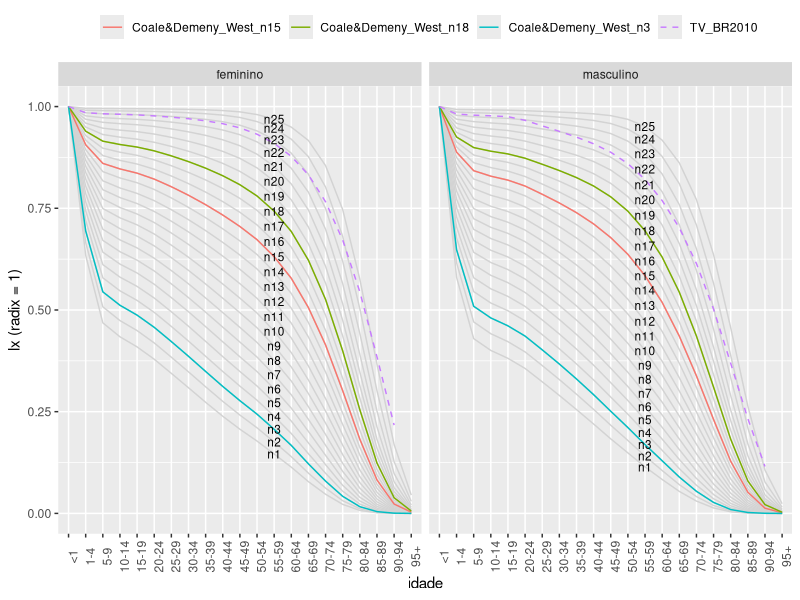

Reproduce this figure in R.

library(tibble)   # tribble
library(dplyr)    # mutate, transmute, ...
library(tidyr)    # pivot_longer, pivot_wider
library(ggplot2)  # ggplot, geom_line, facet_wrap, ...


## Coale & Demeny West Female Table
lx_west_female <- tribble(
    ~idade, ~n1, ~n2, ~n3, ~n4, ~n5, ~n6, ~n7, ~n8, ~n9, ~n10, ~n11, ~n12, ~n13, ~n14, ~n15, ~n16, ~n17, ~n18, ~n19, ~n20, ~n21, ~n22, ~n23, ~n24, ~n25,
    "0",1,1,1,1,1,1,1,1,1,1,1,1,1,1,1,1,1,1,1,1,1,1,1,1,1,
    "1",0.63444576156,0.66600679776,0.69443807444,0.72026293424,0.74388301408,0.76561315612,0.78570859648,0.80437156132,0.82177757072,0.8380620052,0.8533516382,0.86774307816,0.88120656228,0.893955513242331,0.906058303286453,0.917687051330823,0.928831391467264,0.939480775554604,0.949637305866833,0.959306371080035,0.968828720349441,0.977176716757063,0.984699447041673,0.990942506559241,0.995544922983919,
    "5",0.468360949406297,0.507761947219212,0.544562330219908,0.579062402438027,0.611511703633229,0.642119509240694,0.671068626393251,0.698508256218783,0.724580750831115,0.749393506870836,0.773060282711157,0.795663963517496,0.817475640696605,0.840117139846358,0.860356510155994,0.87953167740773,0.897706326068912,0.91494383554056,0.931322525386227,0.94691550949291,0.961260847454524,0.972590233732232,0.982295013245734,0.989915266002132,0.99522123327378,
    "10",0.434086134078148,0.473962652070875,0.511558519121757,0.54710203554957,0.580787765418741,0.61278233819249,0.643235333795346,0.672269234039261,0.700005784353532,0.726534797048125,0.751957065342626,0.776343749849522,0.799932640276806,0.824559553264191,0.846723366919306,0.867773193525725,0.887768055256039,0.906769502940974,0.924858042426656,0.942110442041313,0.957973845724345,0.97042089133412,0.981028559177848,0.989293197017307,0.994984763660996,
    "15",0.409245662187984,0.449294949615965,0.487320791157807,0.523498755572251,0.557982333716348,0.590905692278219,0.622392639995791,0.652544612426717,0.68146677628026,0.709234663800244,0.735938233765364,0.761638824760697,0.786561232863871,0.812771851844969,0.836334062697354,0.858765221923826,0.880118307845757,0.900450859993073,0.919842444556781,0.938370188549651,0.955340740855171,0.968657905764612,0.979980764141136,0.988766624555165,0.994778407143956,
    "20",0.378961474706503,0.418994567800666,0.45733583991673,0.494097841058544,0.529384207474199,0.563289131265679,0.595904223066087,0.627304323956827,0.657573302220601,0.68676823565288,0.714964768015698,0.742211253951551,0.768699124662184,0.796313343245938,0.821683871062759,0.845913346780291,0.8690429279277,0.891121233711108,0.912223427445547,0.932424612990159,0.951111776947723,0.965787477701379,0.978226260782616,0.987852277532744,0.994402183589486,
    "25",0.344135923214708,0.383861815067095,0.422303484230657,0.45950293441709,0.495506882548276,0.530363055489393,0.564124976166006,0.596835583055085,0.628552716915639,0.659310715046272,0.689167174425977,0.718154031191198,0.746422158974467,0.775384087658935,0.802908877369353,0.829302608956631,0.854588298734276,0.878799903152896,0.902003641343222,0.924269014902087,0.945081250194616,0.961767921456091,0.975723347597056,0.986516675081742,0.993835102562505,
    "30",0.308820314586812,0.347897377461508,0.386134604999317,0.423505627530952,0.460000587831435,0.495619978077574,0.530377766560929,0.564283184549991,0.597365987022796,0.629635700703595,0.66112975718595,0.691861641271477,0.721938270203203,0.752251057949137,0.781972672641169,0.810613636082994,0.838173593081518,0.864666142653801,0.890142935697933,0.914662568308811,0.937815347883545,0.956801020182839,0.97255252875734,0.984770066450748,0.993061604946507,
    "35",0.273118349204317,0.311166729375326,0.348855290359527,0.386093581586091,0.422817074158091,0.458979378861638,0.494554225331794,0.529515867398928,0.563864243272714,0.597582190585357,0.630684924785201,0.66316543838926,0.695083075991721,0.726928974936353,0.758829259793238,0.789753865218342,0.819674599821252,0.848579021108488,0.876497898935813,0.903472407278667,0.929204633445044,0.950626344813428,0.968488398045549,0.982442317167479,0.99197595252982,
    "40",0.23873768430172,0.275347771662087,0.312082571051808,0.348798107684709,0.385382257716483,0.421746374447363,0.457826764287047,0.49356435176013,0.528929865259798,0.56387959094507,0.598406023967439,0.63248100188285,0.666115303316848,0.699487863185733,0.733364151229663,0.766437207932855,0.79864874183004,0.829955621461084,0.86036120785074,0.889881611788212,0.91833300075333,0.942416130651165,0.962808272651399,0.978973349187383,0.990213327591018,
    "45",0.206898367553849,0.241681144211586,0.277043814429416,0.312803942379229,0.348813021179811,0.384948485557851,0.421115308847987,0.457225639265493,0.493224080561606,0.529042744648061,0.564652736746148,0.600005771455395,0.635066022632021,0.669754656730418,0.705214521367833,0.740109806823563,0.774354813984145,0.807875238090143,0.840643416678674,0.872644482076531,0.903749180156887,0.930790130854913,0.954217795537249,0.973261666725348,0.98696205641873,
    "50",0.177770996510456,0.210341507315842,0.243890700586796,0.278214514338105,0.313141384071544,0.348525394193647,0.384248467414194,0.420200656888251,0.456305456287318,0.492475049478626,0.528662070882458,0.564800699421814,0.600812958091367,0.636330976354249,0.672821353605008,0.709037261107005,0.744873399198402,0.780229171365405,0.815047220056304,0.849280052368999,0.882900402167471,0.913176840689445,0.940213777224647,0.963026109572747,0.980350199393539,
    "55",0.145975043824641,0.175597794065015,0.206611289809793,0.238803174432789,0.271988652084164,0.306005575797136,0.340717723594908,0.375996478364183,0.411746114894773,0.447860115537642,0.484272763094892,0.520900539482847,0.557620202526002,0.593763261008133,0.631023399750598,0.668381481798174,0.705717734130169,0.742907629778405,0.779863492504806,0.816501818314151,0.852841185264296,0.887031460062942,0.918658114070802,0.94652757919741,0.969027383852893,
    "60",0.113587240847696,0.139474691526992,0.167115462050598,0.196310673042483,0.226880013498381,0.258659445759381,0.291505971983532,0.325281570858169,0.359878208864438,0.395176520523367,0.431096343848949,0.467539863537481,0.504341343470107,0.540460437680075,0.577881250107058,0.615843086241726,0.654222921982949,0.69288112876393,0.731705118993279,0.770577504149827,0.809678170107436,0.848286064143164,0.885439140209521,0.919810322913534,0.949465461722011,
    "65",0.0779668950959475,0.0988258749827405,0.12174584968427,0.146573318108746,0.173158970655644,0.201358729337912,0.231040406471372,0.262071083022774,0.294341380780409,0.327728393380067,0.362143844319699,0.397481052730832,0.433533956255605,0.46887908988147,0.505673856516076,0.543573356564644,0.582467935616266,0.622216300648943,0.662689813103978,0.703741451001962,0.74563032966533,0.789501509490886,0.833660413827783,0.876755062950665,0.916581243789729,
    "70",0.0470506405024493,0.0621432517146755,0.0793354728864652,0.0985541082048905,0.119714608848269,0.142724633079919,0.167491837732357,0.193915303120532,0.221907635876793,0.251364471883368,0.28220749423423,0.31433858329484,0.347537675221419,0.379938063336694,0.414035279775541,0.449774188635426,0.487089531811575,0.525871178337013,0.566004929397969,0.607342239915421,0.65036872074313,0.698515749989326,0.749394690938427,0.802133932227154,0.854766800392218,
    "75",0.0221684053920912,0.0311600485903683,0.0419434151900285,0.0545444216618808,0.0689669394783251,0.085196697075546,0.103208321838719,0.122960553756289,0.144413915925688,0.167508843647385,0.192199878367497,0.218420674225088,0.245975858796118,0.272783223743456,0.301388590232902,0.332015306618591,0.364673812087322,0.399323627648676,0.435905508980451,0.474312267363316,0.51523427307362,0.564633277869275,0.619660840950161,0.680618097187722,0.746673474236998,
    "80",0.00732598920807079,0.0113047397594389,0.016438314755029,0.0228196054992297,0.0305220105617721,0.0396008683283948,0.050097271003426,0.0620354335935317,0.0754335803696726,0.0902909642659026,0.106609880769587,0.12437368250882,0.143456202172261,0.162104880208973,0.182247286163336,0.204352879720415,0.228511978988516,0.254772938616741,0.283161455778392,0.313654599795329,0.347020258280922,0.390614533517729,0.442011019525173,0.503149650087724,0.575435365019613,
    "85",0.00162413505038006,0.00275829925064598,0.00435877066841908,0.00650982345628856,0.00929140295188504,0.0127776645122825,0.0170368961120424,0.0221292507905158,0.0281104206175014,0.0350253131178657,0.0429175418473304,0.0518188870376692,0.0616938183986113,0.071484665225327,0.0822723261812461,0.0944940839261368,0.108285301543103,0.123762286434681,0.141029461271215,0.160159820500975,0.181831875372298,0.212616671316956,0.251426061315928,0.301515201578838,0.366799330071358,
    "90",0.000172882557401547,0.000333276067243316,0.000588389716506946,0.000969353142553717,0.0015103869730245,0.00224800809512885,0.00322045564317527,0.0044665959231094,0.00602623996365393,0.00793800470162446,0.0102413463953965,0.012973195163718,0.0161469124627983,0.0193811485709826,0.0230552307501405,0.0273949809765546,0.0325028710227069,0.0384829894463554,0.0454424560341903,0.0534819049278467,0.0630135347656203,0.077843429493963,0.098131129138154,0.127004157492453,0.169262465207974,
    "95",0.00000618126399727685,0.0000140502352039618,0.0000286837177554284,0.0000537898376991005,0.0000941706509476873,0.000155780731401453,0.000245767234235537,0.000372425566885522,0.00054525928942431,0.000774753066329158,0.00107258638597441,0.00145118906573501,0.00192015825558574,0.00241987706002726,0.00301343821412668,0.00375364318455215,0.00467428852118326,0.00581396068844411,0.00721667148136136,0.00893016716564189,0.0110863612413817,0.0148024489177717,0.0204368437440494,0.0294998055279815,0.0448479166843185
)

## Coale & Demeny West Male Table
lx_west_male <- tribble(
    ~idade, ~n1, ~n2, ~n3, ~n4, ~n5, ~n6, ~n7, ~n8, ~n9, ~n10, ~n11, ~n12, ~n13, ~n14, ~n15, ~n16, ~n17, ~n18, ~n19, ~n20, ~n21, ~n22, ~n23, ~n24, ~n25,
    "0",1,1,1,1,1,1,1,1,1,1,1,1,1,1,1,1,1,1,1,1,1,1,1,1,1,
    "1",0.58049766038,0.6161452092,0.64826294576,0.67743500634,0.70411607322,0.72865975498,0.75135921514,0.77243970366,0.79209799062,0.81049728764,0.82776256762,0.8440215917,0.859845453367668,0.874883458468235,0.888055778716697,0.900852983627191,0.913237547670869,0.925186968263735,0.936671333005335,0.947683268619837,0.958680750416065,0.9690200418034,0.97839381250045,0.986529910721376,0.992893667171821,
    "5",0.429571292685077,0.470624990071738,0.509067670734534,0.545179123594612,0.579202655761036,0.61134057985521,0.641780120879294,0.670665248839711,0.698136688628905,0.72431658482177,0.749294308986372,0.773180446408687,0.79846268529548,0.821966448627214,0.842369586581117,0.862051884557836,0.881000444579342,0.899228502813804,0.916737187792765,0.93355742637061,0.949387020594024,0.963033176734909,0.975001916632832,0.984926638952758,0.992314914734876,
    "10",0.400538273474059,0.44161734995643,0.480419409366141,0.517153049282893,0.552006775756775,0.585139969780263,0.616706368065491,0.646822618872768,0.675608007007558,0.703167360442375,0.729574923986421,0.754930582233556,0.781926651218862,0.807029453186083,0.828905999059428,0.850083014737147,0.870536735676534,0.890272004685602,0.909281253582517,0.927590105634545,0.944824528036515,0.959710383233357,0.972802502628941,0.983653991905198,0.991711747170695,
    "15",0.381119930695723,0.422077669781735,0.460995969898029,0.49803671337573,0.533351773546335,0.567071365204334,0.59932607593191,0.630213440984409,0.659837479058001,0.688290517606341,0.715635808025789,0.74196521602135,0.770199598361517,0.796328241317667,0.81916929960461,0.841341758605927,0.862813423451031,0.883581954867979,0.903632083058174,0.922983891751058,0.941183430317313,0.956987361249115,0.970938745416583,0.982527870407977,0.991146182784926,
    "20",0.356291587652807,0.396906455340772,0.4357920829474,0.473053116000841,0.508795920285922,0.543114058015967,0.576108634665268,0.607852663334624,0.638430301590797,0.667917454597706,0.696362892846957,0.723847642157769,0.753233104610792,0.780604822825689,0.804641797345199,0.828071826439553,0.850850149998992,0.872962769399412,0.894381576789789,0.915116376665149,0.934712245451122,0.951948630949428,0.96730828721478,0.98018251052991,0.989857277890968,
    "25",0.323386988032438,0.36335264810705,0.402019306812614,0.439417936335889,0.47559531304222,0.510596295780978,0.544482221838719,0.577292668215833,0.60908432343646,0.639910124915603,0.669798448840577,0.698814747089994,0.729694514864653,0.758713697135088,0.784398503511145,0.809566699656655,0.834156138865844,0.858136645662659,0.881462260511741,0.904128460283924,0.92571218597349,0.944961152645446,0.962295201091559,0.976964139357663,0.988104826790113,
    "30",0.289871097593737,0.328919209063225,0.367135960051928,0.404480663490305,0.440940614263513,0.476510981790837,0.51121165340705,0.545046789406796,0.578043419160589,0.610229297619023,0.641610187961581,0.672233875243744,0.7047009328505,0.735488997801149,0.762980318329111,0.790054854208692,0.816632044086531,0.84266483091742,0.86808868117279,0.892884430038556,0.916593718968172,0.937982063216707,0.95738283112269,0.973891293243834,0.986491135076871,
    "35",0.25516465099642,0.292922710195337,0.330361445176884,0.367372155841723,0.403883775987519,0.43984138474979,0.475221975349584,0.509992357911547,0.544147565064482,0.577687702078301,0.61059338564783,0.642892248870261,0.677035526412815,0.709752508114733,0.739190855742855,0.768340012236909,0.797099392776228,0.825403228779513,0.853166066732825,0.880351889685412,0.906372653381546,0.930156088619591,0.951876596274909,0.970452379299924,0.984691111245811,
    "40",0.219613969784273,0.255584376306881,0.291779869509237,0.328032691097482,0.364218603211339,0.400235330090509,0.436017848927025,0.471495510438108,0.506630298902514,0.541393137135844,0.575737703553084,0.609669357488705,0.645471834658983,0.680063466075584,0.711501994449913,0.742828126170152,0.773919547297263,0.80468896331426,0.835025969116088,0.864873236832061,0.893528417179131,0.920146225588005,0.944679687607707,0.965833653606208,0.982186190038691,
    "45",0.183159466220904,0.21669433904766,0.251018627336157,0.285920187731785,0.321231361571296,0.356808892980276,0.392549401396972,0.428346911533906,0.464130938894101,0.499842912275907,0.535408762223699,0.570809985921382,0.60816958806755,0.644541688377723,0.677850560413295,0.711303480293655,0.744757594657304,0.778102592737,0.811198983577237,0.843962056121138,0.875448130527047,0.905510305084794,0.933644650131624,0.958307160908167,0.977760708356498,
    "50",0.148722834858222,0.179178110796341,0.210926225809576,0.24373611575768,0.277416319754254,0.311797863951567,0.346750427653852,0.382141831673347,0.417875662807343,0.453868722596918,0.490023181735641,0.526298749334797,0.56469775386559,0.602150360143969,0.636761264299122,0.671845385522861,0.707248186123106,0.742841635206049,0.77845930604549,0.813987394146804,0.84832694440912,0.882345223331841,0.914959770480875,0.944407731835787,0.968587963005674,
    "55",0.114352855977851,0.140884626233076,0.169151174852423,0.198930210131491,0.230028452685193,0.262268798630735,0.295507451973863,0.32959705892556,0.364423355579641,0.399884669211653,0.435864536731125,0.472303689339182,0.511210979816249,0.54896783954614,0.584238765678483,0.620385322561001,0.657254496710992,0.694710691331774,0.732567777665767,0.770685871718668,0.80777606757692,0.846254937284948,0.884316055812522,0.920070576510739,0.951081648129575,
    "60",0.0833910078477239,0.105356623804179,0.129326461898553,0.155118929429443,0.182567016066973,0.211510173655722,0.24181199195628,0.273328570811397,0.305943122207787,0.339548538842692,0.37402174181284,0.409293025272079,0.447295652795493,0.483981773017671,0.518660293176259,0.554626648579676,0.591749460183057,0.629904171942343,0.668903159153759,0.70859436140952,0.747792340212486,0.790449822689203,0.83423914413253,0.87740042226564,0.917419181979961,
    "65",0.0540445399587125,0.0706562207958936,0.0893591710488994,0.110043547803087,0.132597331470985,0.156902847798622,0.182854051982426,0.210331651753401,0.239234184587963,0.269464652205858,0.300907918238157,0.333494513026633,0.368958066828449,0.403067630212791,0.435773263932977,0.470181397064317,0.506204209300098,0.543749650527108,0.582650908397369,0.622762414180791,0.663117718230272,0.709424572508279,0.75897378025079,0.810441707970049,0.861598861650464,
    "70",0.0302450485065983,0.0413375623988108,0.0543263534696255,0.0691906988802787,0.0858943728309808,0.104385196972204,0.12460999309733,0.146497007093112,0.169981399122108,0.194996339354455,0.221454767426731,0.249303655181849,0.279977971228925,0.309413585394995,0.338102287363646,0.368779881075305,0.401423757338923,0.435999049430036,0.472390802266279,0.510489934495139,0.549713709582074,0.597258534059226,0.650464247201439,0.708899947180792,0.77130579060264,
    "75",0.0133726867705975,0.0194478507225404,0.0269447787049672,0.0359207139888206,0.0464131668141788,0.0584400586220278,0.0720100391492714,0.0871115817597752,0.103730760711036,0.121846347105582,0.141416798708525,0.162420764845814,0.185855829925799,0.208400747849447,0.230800790380465,0.255215444803322,0.281696180010212,0.310280384770286,0.340931723747839,0.373607598575634,0.408146922148746,0.452629658648051,0.504825417236125,0.565678979448192,0.635710733021052,
    "80",0.00389651834603932,0.00627203187831555,0.00944547332445906,0.0135069567984807,0.0185336326738208,0.0245886058940673,0.031725433557097,0.0399821589008003,0.0493905053283778,0.0599736277844476,0.071738267339345,0.0846990747564823,0.0994480593946704,0.113704713030776,0.128211334684739,0.144397982406148,0.162371603783948,0.182230736142426,0.204020665883529,0.227776330368253,0.253653140699957,0.2892388239996,0.333277381602408,0.388093165071281,0.456430336570456,
    "85",0.000773212824231666,0.00137092498112124,0.00224528791551261,0.00345649674584748,0.00506394429271255,0.00712448032502394,0.00969276083429575,0.0128181772537318,0.0165473611455608,0.0209229094818142,0.0259794538092733,0.0317536114838052,0.0385218448864716,0.0451581364872569,0.0521171909263707,0.0601166455255642,0.0692707244726678,0.0796958189489616,0.0914848878191209,0.10472694051097,0.119696582046786,0.141789402346656,0.170922577127521,0.210089879264835,0.26368242068571,
    "90",0.0000723590154315557,0.000145553213773118,0.0002662088332661,0.000451867066748717,0.000722398867834514,0.00109951876319344,0.00160659699460842,0.00226777833360432,0.00310816025836259,0.00415327313381213,0.00542778759247294,0.00695770192205581,0.00883026231938016,0.0107156550277211,0.012772559503725,0.015231198667003,0.0181587751280966,0.0216294700818169,0.0257156796008546,0.0304935705396065,0.0361549312090591,0.0452034028738185,0.0581098441437849,0.0771803770157088,0.106414309087131,
    "95",0.00000225190664918348,0.00000532741631967915,0.0000112410957271001,0.0000216733852024214,0.0000388554719470384,0.0000656097875458697,0.000105394523316254,0.000162278566125876,0.000240980225355301,0.000346841640623338,0.000485693117853551,0.000664077561941559,0.00089610642257287,0.00113992333074812,0.00141999689793955,0.00177226940549012,0.00221414663118222,0.00276645238040612,0.0034523588548578,0.00429844327459112,0.00536285782437546,0.00722875702742187,0.0101680096500026,0.0150620375698094,0.0237291642809883
)

## Tábua de vida masculina do Brasil em 2010
tvbr2010_male <- tribble(
    ~idade, ~populacao, ~obitos, ~mxn, ~x, ~qxn, ~lx, ~dxn, ~Lxn, ~Tx, ~ex,
    "Menos de 1 ano",1378532,25588.2667163595,0.0185619678878398,0,0.01826,100000,1826,98348,7020533,70.21,
    "1 a 4 anos",5638455,4108.84139745182,0.000728717600380215,1,0.00291,98174,286,392012,6922185,70.51,
    "5 a 9 anos",7624144,2569.61227102366,0.000337036167079695,5,0.00168,97889,165,489032,6530174,66.71,
    "10 a 14 anos",8725413,3729.78012260246,0.0004274617284709,10,0.00214,97724,209,488098,6041142,61.82,
    "15 a 19 anos",8558868,15965.1709974369,0.0018653367475041,15,0.00928,97515,905,485314,5553044,56.95,
    "20 a 24 anos",8630229,24378.7493400855,0.0028248090914025,20,0.01403,96610,1355,479663,5067730,52.46,
    "25 a 29 anos",8460995,24047.2189213004,0.00284212659637553,25,0.01411,95255,1344,472915,4588067,48.17,
    "30 a 34 anos",7717658,23575.2546724307,0.00305471616809539,30,0.01516,93911,1423,465996,4115152,43.82,
    "35 a 39 anos",6766664,24179.647446127,0.00357334832143682,35,0.01771,92488,1638,458343,3649155,39.46,
    "40 a 44 anos",6320568,29259.9254379974,0.00462931898493892,40,0.02288,90850,2079,449052,3190812,35.12,
    "45 a 49 anos",5692014,36575.2892105618,0.00642572017752623,45,0.03162,88771,2807,436837,2741761,30.89,
    "50 a 54 anos",4834995,44698.8345359139,0.009244856413691,50,0.04518,85964,3884,420110,2304923,26.81,
    "55 a 59 anos",3902344,50957.5401326354,0.0130581876258565,55,0.06323,82080,5190,397426,1884814,22.96,
    "60 a 64 anos",3041035,55298.8354940522,0.0181842154049697,60,0.08697,76890,6687,367735,1487387,19.34,
    "65 a 69 anos",2224065,59400.3028312914,0.0267079886744728,65,0.12518,70203,8788,329047,1119653,15.95,
    "70 a 74 anos",1667372,67055.8308106221,0.0402164788725144,70,0.18271,61415,11221,279023,790606,12.87,
    "75 a 79 anos",1090517,66656.020859603,0.0611233211949955,75,0.26511,50194,13307,217703,511583,10.19,
    "80 a 84 anos",668623,60517.3834477199,0.0905104721909356,80,0.36905,36887,13613,150403,293880,7.97,
    "85 a 89 anos",310759,41957.8262396213,0.135017252081585,85,0.50472,23274,11747,87003,143477,6.16,
    "90 anos e mais",153740,31380.9199866573,0.204116820519431,90,1,11527,11527,56473,56473,4.9
    )


## Tábua de vida feminina do Brasil em 2010
tvbr2010_female <- tribble(
    ~idade, ~populacao, ~obitos, ~mxn, ~x, ~qxn, ~lx, ~dxn, ~Lxn, ~Tx, ~ex,
    "Menos de 1 ano",1334712,20527.2863359099,0.0153795622845302,0,0.01517,100000,1517,98628,7738217,77.38,
    "1 a 4 anos",5444459,3467.17123487435,0.000636825667136873,1,0.00254,98483,250,393306,7639589,77.57,
    "5 a 9 anos",7345231,1923.65542679923,0.000261891753547196,5,0.00131,98233,129,490842,7246283,73.77,
    "10 a 14 anos",8441348,2444.12197214965,0.000289541667059533,10,0.00145,98104,142,490166,6755441,68.86,
    "15 a 19 anos",8432004,4389.44282621798,0.000520569348190297,15,0.0026,97962,255,489174,6265275,63.96,
    "20 a 24 anos",8614963,5489.0032488777,0.000637147628942539,20,0.00318,97708,311,487761,5776100,59.12,
    "25 a 29 anos",8643419,6856.87407389215,0.000793305759432945,25,0.00396,97397,386,486020,5288339,54.3,
    "30 a 34 anos",8026854,8600.02499146661,0.00107140667956171,30,0.00534,97011,518,483760,4802319,49.5,
    "35 a 39 anos",7121915,10361.8285891158,0.00145492168737141,35,0.00725,96493,699,480716,4318559,44.76,
    "40 a 44 anos",6688796,14424.2520316327,0.00215647958640579,40,0.01072,95794,1027,476399,3837843,40.06,
    "45 a 49 anos",6141338,20408.7777823603,0.00332318100426328,45,0.01648,94766,1562,469927,3361444,35.47,
    "50 a 54 anos",5305407,25911.6663993569,0.00488401104747607,50,0.02413,93205,2249,460401,2891517,31.02,
    "55 a 59 anos",4373877,31287.295322306,0.00715321791680607,55,0.03514,90956,3196,446790,2431116,26.73,
    "60 a 64 anos",3468085,36899.5716470333,0.0106397541141677,60,0.05182,87760,4548,427430,1984327,22.61,
    "65 a 69 anos",2616745,43312.8555243609,0.0165521881285188,65,0.07947,83212,6613,399528,1556896,18.71,
    "70 a 74 anos",2074264,54391.7872669226,0.0262222105127036,70,0.12304,76599,9425,359433,1157368,15.11,
    "75 a 79 anos",1472930,61601.3885018449,0.041822346277043,75,0.18932,67174,12717,304077,797935,11.88,
    "80 a 84 anos",998349,68628.9907929398,0.0687424846350723,80,0.29331,54457,15972,232353,493858,9.07,
    "85 a 89 anos",508724,56774.5452130446,0.111601861152697,85,0.43628,38484,16790,150446,261506,6.8,
    "90 anos e mais",295389,57700.8267792555,0.195338441103953,90,1,21694,21694,111060,111060,5.12
)


## escolha de três níveis de mortalidade aleatoriamente
set.seed(009681)
ns <- paste0( 'n', sort(sample(x = 1:25, size = 3)) ) 

dat <- bind_rows(
    ## Níveis de Mortalidade Coale & Demeny Padrão Oeste
    bind_rows(
        lx_west_female %>% mutate( sexo = 'feminino' ),
        lx_west_male %>% mutate( sexo = 'masculino' )
    ) %>%
    mutate( idade = as.numeric(idade) ) %>%
    select( sexo, idade, n1:n25) %>%
    pivot_longer(
        cols = n1:n25
       ,names_to = 'ref'
       ,values_to = 'lx'
    )
    ## Tábuas de Vida Brasileiras (Censo 2010)
   ,bind_rows(
        tvbr2010_male %>%
        transmute(
            sexo = 'masculino',
            idade = c(0,1,seq(from = 5, to = 90, by = 5)),
            ref = 'TV_BR2010',
            lx = lx / 1e5
        ),
        tvbr2010_female %>%
        transmute(
            sexo = 'feminino',
            idade = c(0,1,seq(from = 5, to = 90, by = 5)),
            ref = 'TV_BR2010',
            lx = lx / 1e5
        )
    ) 
) %>%
    mutate(
        idade = factor(
            as.character(idade),
            levels = c(0,1,seq(from = 5, to = 95, by = 5)),
            labels = c('<1','1-4','5-9','10-14','15-19','20-24','25-29',
                       '30-34','35-39','40-44','45-49','50-54','55-59',
                       '60-64','65-69','70-74','75-79','80-84','85-89',
                       '90-94','95+'
                       )
        )
    )

plot1 <- dat %>% 
    filter( ref != 'TV_BR2010' ) %>%
    ggplot( aes( x = idade, y = lx, group = ref ) ) +
    geom_line( color = 'lightgrey'  ) +
    geom_line( aes( x = idade, y = lx, color = ref), data = dat %>% filter( ref %in% ns ) %>% mutate( ref = paste0('Coale&Demeny_West_',ref))) +
    geom_line( aes( x = idade, y = lx, group = ref, color = ref ), linetype = 'dashed', data = dat %>% filter( ref == 'TV_BR2010' ) ) +
    geom_text( aes( x = idade, y = lx, label = ref ), data = dat %>% filter( idade == '55-59', ref != 'TV_BR2010' ), size = 3 ) + 
    labs(
        x = 'idade',
        y = 'lx (radix = 1)',
        group = '',
        color = ''
    ) +
    theme(legend.position = "top", axis.text.x = element_text(angle = 90)) + 
    facet_wrap( ~sexo ) 

ggsave(filename = '../img/lab01_ex02.png', plot = plot1, width = 10, height = 6)

